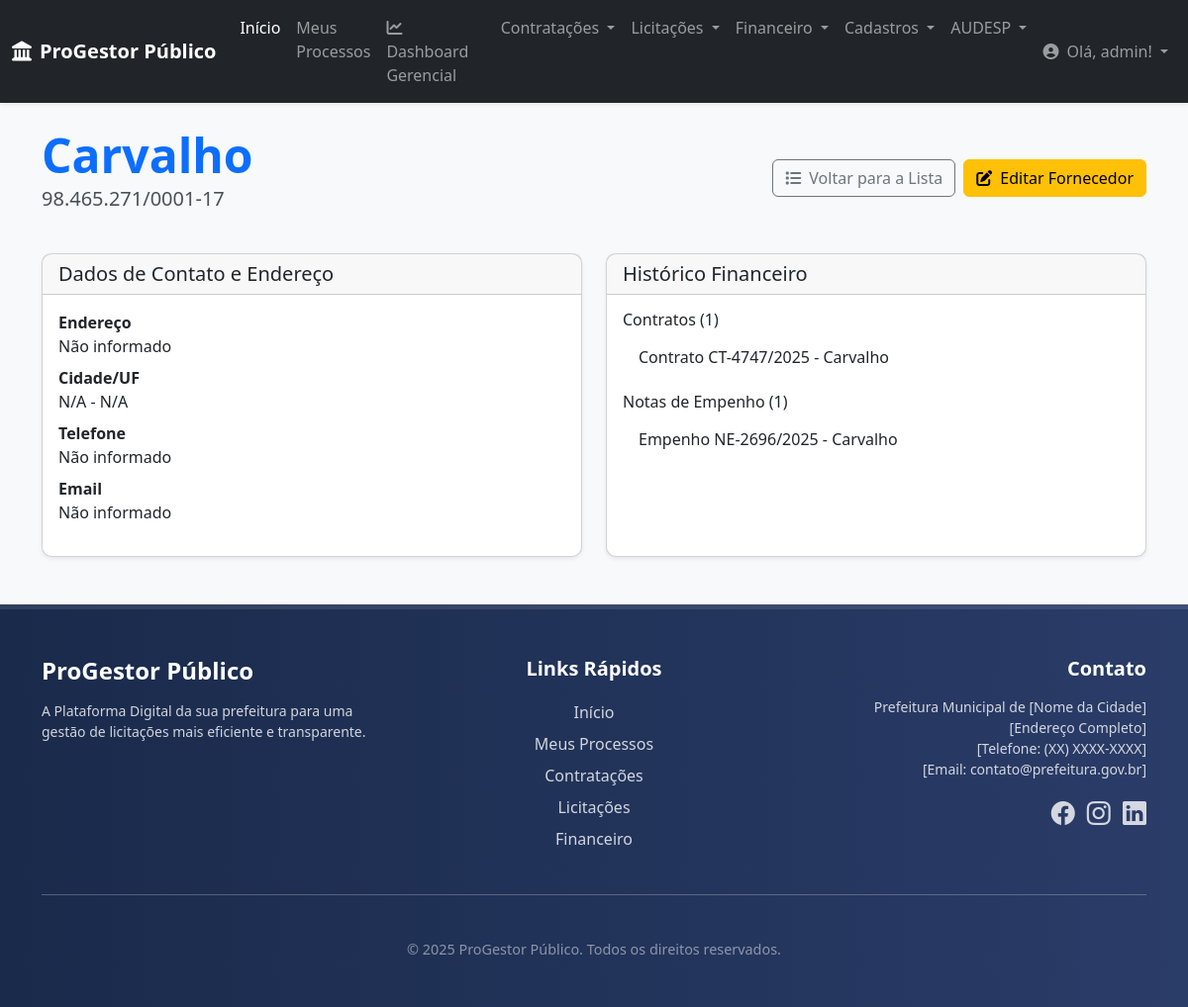
Screenshot of /fornecedores/59/ (signed in) with the database file from the repository.
### core/models.py (models this page shows, shortened)
class Fornecedor(models.Model):
    razao_social = models.CharField(
        max_length=255,
        verbose_name="Razão Social"
    )
    nome_fantasia = models.CharField(
        max_length=255,
        blank=True, null=True,
        verbose_name="Nome Fantasia"
    )
    cnpj = models.CharField(
        max_length=18, # Formato XX.XXX.XXX/XXXX-XX
        unique=True,
        verbose_name="CNPJ"
    )
    endereco = models.CharField(
        max_length=255,
        blank=True, null=True,
        verbose_name="Endereço"
    )
    cidade = models.CharField(
        max_length=100,
        blank=True, null=True
    )
    estado = models.CharField(
        max_length=2,
        blank=True, null=True,
        verbose_name="UF"
    )
    telefone = models.CharField(
        max_length=20,
        blank=True, null=True
    )
    email = models.EmailField(
        blank=True, null=True,
        verbose_name="E-mail de Contato"
    )
    dados_bancarios = models.TextField(
        blank=True, null=True,
        verbose_name="Dados Bancários",
        help_text="Informações como Banco, Agência e Conta para pagamentos."
    )
    data_cadastro = models.DateTimeField(
        auto_now_add=True,
        verbose_name="Data de Cadastro"
    )
    class Meta:
        verbose_name = "Fornecedor"
        verbose_name_plural = "Fornecedores"
        ordering = ['razao_social']

### contratacoes/models.py (models this page shows)
class Contrato(models.Model):
    processo_vinculado = models.ForeignKey(
        Processo,
        on_delete=models.PROTECT,
        related_name='contratos',
        verbose_name="Processo Vinculado"
    )
    licitacao_origem = models.ForeignKey(
        Edital,
        on_delete=models.SET_NULL,
        null=True, blank=True,
        related_name='contratos_gerados',
        verbose_name="Licitação de Origem"
    )
    contratado = models.ForeignKey(
        Fornecedor,
        on_delete=models.PROTECT,
        related_name='contratos',
        verbose_name="Fornecedor Contratado"
    )
    numero_contrato = models.CharField(
        max_length=50,
        verbose_name="Número do Contrato"
    )
    ano_contrato = models.IntegerField(
        verbose_name="Ano do Contrato"
    )
    objeto = models.TextField(
        verbose_name="Objeto do Contrato"
    )
    valor_total = models.DecimalField(
        max_digits=15,
        decimal_places=2,
        verbose_name="Valor Total do Contrato (R$)"
    )
    data_assinatura = models.DateField(
        verbose_name="Data de Assinatura"
    )
    data_inicio_vigencia = models.DateField(
        verbose_name="Início da Vigência"
    )
    data_fim_vigencia = models.DateField(
        verbose_name="Fim da Vigência"
    )
    status = models.CharField(
        max_length=20,
        choices=STATUS_CONTRATO_CHOICES,
        default='VIGENTE',
        verbose_name="Status do Contrato"
    )
    data_criacao = models.DateTimeField(auto_now_add=True)
    class Meta:
        verbose_name = "Contrato"
        verbose_name_plural = "Contratos"
        unique_together = ('numero_contrato', 'ano_contrato') # Garante que não haja contratos duplicados
        ordering = ['-ano_contrato', '-numero_contrato']
    def __str__(self):
        return f"Contrato {self.numero_contrato}/{self.ano_contrato} - {self.contratado.razao_social}"

### financeiro/models.py (models this page shows)
class NotaEmpenho(models.Model):
    contrato = models.ForeignKey(
        Contrato,
        on_delete=models.CASCADE,
        related_name='notas_empenho',
        verbose_name="Contrato Vinculado"
    )
    fornecedor = models.ForeignKey(
        Fornecedor,
        on_delete=models.PROTECT,
        related_name='empenhos',
        verbose_name="Fornecedor"
    )
    numero_empenho = models.CharField(
        max_length=50,
        verbose_name="Número do Empenho"
    )
    ano_empenho = models.IntegerField(
        verbose_name="Ano do Empenho"
    )
    data_emissao = models.DateField(
        verbose_name="Data de Emissão"
    )
    valor = models.DecimalField(
        max_digits=15,
        decimal_places=2,
        verbose_name="Valor do Empenho (R$)"
    )
    descricao = models.TextField(
        verbose_name="Descrição/Histórico do Empenho"
    )
    status = models.CharField(
        max_length=20,
        choices=STATUS_EMPENHO_CHOICES,
        default='VALIDO',
        verbose_name="Status do Empenho"
    )
    class Meta:
        verbose_name = "Nota de Empenho"
        verbose_name_plural = "Notas de Empenho"
        unique_together = ('numero_empenho', 'ano_empenho')
        ordering = ['-ano_empenho', '-data_emissao']
    def __str__(self):
        return f"Empenho {self.numero_empenho}/{self.ano_empenho} - {self.fornecedor.razao_social}"

### core/views.py (the view)
# urls.py: path('fornecedores/<int:pk>/', views.detalhar_fornecedor, name='detalhar_fornecedor'),
@login_required
def detalhar_fornecedor(request, pk):
    fornecedor = get_object_or_404(Fornecedor, pk=pk)
    contratos = fornecedor.contratos.all()
    empenhos = fornecedor.empenhos.all()
    context = {
        'fornecedor': fornecedor,
        'contratos': contratos,
        'empenhos': empenhos,
        'titulo_pagina': f'Detalhes de {fornecedor.razao_social}'
    }
    return render(request, 'core/detalhar_fornecedor.html', context)

### core/context_processors.py (called while the page is built)
def global_context(request):
    return {
        'logo_url': 'img/logo_barueri.jpg', # Caminho do seu logo
        'ano_atual': datetime.date.today().year, # Opcional: para o footer de direitos autorais
    }

### core/templates/core/detalhar_fornecedor.html (shortened to what this page needs)
{% extends 'base.html' %}
{% block content %}
<div class="container mt-4 mb-5">
    <div class="d-flex justify-content-between align-items-center mb-4">
        <div>
            <h1 class="display-5 fw-bold text-primary mb-0">{{ fornecedor.razao_social }}</h1>
            <p class="lead">{{ fornecedor.cnpj }}</p>
        </div>
        <div class="d-flex gap-2">
            <a href="{% url 'core:listar_fornecedores' %}" class="btn btn-outline-secondary">
                <i class="fas fa-list me-2"></i>Voltar para a Lista
            </a>
            <a href="{% url 'core:editar_fornecedor' pk=fornecedor.pk %}" class="btn btn-warning">
                <i class="fas fa-edit me-2"></i>Editar Fornecedor
            </a>
        </div>
    </div>
    <div class="row">
        <div class="col-md-6">
            <div class="card shadow-sm h-100">
                <div class="card-header"><h5 class="mb-0">Dados de Contato e Endereço</h5></div>
                <div class="card-body">
                    <dl>
                        <dt>Endereço</dt><dd>{{ fornecedor.endereco|default:"Não informado" }}</dd>
                        <dt>Cidade/UF</dt><dd>{{ fornecedor.cidade|default:"N/A" }} - {{ fornecedor.estado|default:"N/A" }}</dd>
                        <dt>Telefone</dt><dd>{{ fornecedor.telefone|default:"Não informado" }}</dd>
                        <dt>Email</dt><dd>{{ fornecedor.email|default:"Não informado" }}</dd>
                    </dl>
                </div>
            </div>
        </div>
        <div class="col-md-6">
            <div class="card shadow-sm h-100">
                <div class="card-header"><h5 class="mb-0">Histórico Financeiro</h5></div>
                <div class="card-body">
                    <h6>Contratos ({{ contratos.count }})</h6>
                    <ul class="list-group list-group-flush">
                        {% for contrato in contratos %}<li class="list-group-item">{{ contrato }}</li>{% empty %}<li class="list-group-item text-muted">Nenhum contrato.</li>{% endfor %}
                    </ul>
                    <h6 class="mt-3">Notas de Empenho ({{ empenhos.count }})</h6>
                    <ul class="list-group list-group-flush">
                         {% for empenho in empenhos %}<li class="list-group-item">{{ empenho }}</li>{% empty %}<li class="list-group-item text-muted">Nenhum empenho.</li>{% endfor %}
                    </ul>
                </div>
            </div>
        </div>
    </div>
</div>
{% endblock content %}

### core/templates/core/navbar.html (shortened to what this page needs)
<nav class="navbar navbar-expand-lg navbar-dark bg-dark shadow-sm">
    <div class="container-fluid">
        <a class="navbar-brand fw-bold" href="{% url 'core:home' %}">
            <i class="fas fa-landmark me-2"></i>ProGestor Público
        </a>
        <div class="collapse navbar-collapse" id="navbarNavDropdown">
            <ul class="navbar-nav me-auto mb-2 mb-lg-0">
                <li class="nav-item">
                    <a class="nav-link active" aria-current="page" href="{% url 'core:home' %}">Início</a>
                </li>
                <li class="nav-item">
                    <a class="nav-link" href="{% url 'core:meus_processos' %}">Meus Processos</a>
                </li>
                <li class="nav-item">
                    <a class="nav-link" href="{% url 'core:dashboard_gerencial' %}">
                        <i class="fas fa-chart-line me-1"></i>Dashboard Gerencial
                    </a>
                </li>
                <li class="nav-item dropdown">
                    <a class="nav-link dropdown-toggle" href="#" id="navbarContratacoes" role="button" data-bs-toggle="dropdown" aria-expanded="false">
                        Contratações
                    </a>
                </li>
                <li class="nav-item dropdown">
                    <a class="nav-link dropdown-toggle" href="#" id="navbarLicitacoes" role="button" data-bs-toggle="dropdown" aria-expanded="false">
                        Licitações
                    </a>
                </li>
                <li class="nav-item dropdown">
                    <a class="nav-link dropdown-toggle" href="#" id="navbarFinanceiro" role="button" data-bs-toggle="dropdown" aria-expanded="false">
                        Financeiro
                    </a>
                </li>
                <li class="nav-item dropdown">
                    <a class="nav-link dropdown-toggle" href="#" id="navbarCadastros" role="button" data-bs-toggle="dropdown" aria-expanded="false">
                        Cadastros
                    </a>
                </li>
                <li class="nav-item dropdown">
                    <a class="nav-link dropdown-toggle" href="#" id="navbarAudesp" role="button" data-bs-toggle="dropdown" aria-expanded="false">
                        AUDESP
                    </a>
                </li>
            </ul>
            <ul class="navbar-nav">
                {% if user.is_authenticated %}
                    <li class="nav-item dropdown">
                        <a class="nav-link dropdown-toggle" href="#" id="navbarUserDropdown" role="button" data-bs-toggle="dropdown" aria-expanded="false">
                            <i class="fas fa-user-circle me-1"></i> Olá, {{ user.username }}!
                        </a>
                    </li>
                {% else %}
                    <li class="nav-item">
                        <a class="nav-link" href="{% url 'account_login' %}">Entrar</a>
                    </li>
                {% endif %}
            </ul>
        </div>
    </div>
</nav>

### core/templates/base.html (style rules this page uses)
:root { --primary-color: #0056b3; --secondary-color: #337ab7; --dark-blue: #1a2a4b; --light-grey: #f8f9fa; --medium-grey: #e9ecef; --text-dark: #495057; --text-light: #ffffff; }
body { display: flex; flex-direction: column; min-height: 100vh; font-family: 'Segoe UI', Roboto, 'Helvetica Neue', Arial, sans-serif; background-color: var(--light-grey); color: var(--text-dark); }
.navbar { box-shadow: 0 2px 4px rgba(0,0,0,.08); }
.card { border-radius: 10px; box-shadow: 0 4px 12px rgba(0,0,0,.08); transition: transform 0.2s ease-in-out; }

### rows the page displays
Fornecedor: razao_social "Carvalho", cnpj "98.465.271/0001-17", endereco "Não informado", cidade "N/A", estado "N/A", telefone "Não informado", email "Não informado", count "1"
Contrato: numero_contrato+ano_contrato+contratado "Contrato CT-4747/2025 - Carvalho"
NotaEmpenho: numero_empenho+ano_empenho+fornecedor "Empenho NE-2696/2025 - Carvalho"

### other values shown
{{ user.username }} "admin"
